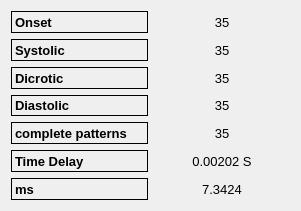
   <widget class="QWidget" name="gridLayoutWidget_4">
    <property name="geometry">
     <rect>
      <x>60</x>
      <y>710</y>
      <width>301</width>
      <height>211</height>
     </rect>
    </property>
    <property name="font">
     <font>
      <pointsize>10</pointsize>
     </font>
    </property>
    <layout class="QGridLayout" name="gridLayout_4">
     <item row="0" column="1">
      <widget class="QLabel" name="onset">
       <property name="font">
        <font>
         <pointsize>10</pointsize>
        </font>
       </property>
       <property name="frameShape">
        <enum>QFrame::NoFrame</enum>
       </property>
       <property name="text">
        <string>35</string>
       </property>
       <property name="alignment">
        <set>Qt::AlignCenter</set>
       </property>
      </widget>
     </item>
     <item row="0" column="0">
      <widget class="QLabel" name="label_15">
       <property name="font">
        <font>
         <pointsize>10</pointsize>
         <weight>75</weight>
         <bold>true</bold>
        </font>
       </property>
       <property name="frameShape">
        <enum>QFrame::Box</enum>
       </property>
       <property name="text">
        <string>Onset</string>
       </property>
       <property name="alignment">
        <set>Qt::AlignLeading|Qt::AlignLeft|Qt::AlignVCenter</set>
       </property>
      </widget>
     </item>
     <item row="2" column="0">
      <widget class="QLabel" name="label_22">
       <property name="font">
        <font>
         <pointsize>10</pointsize>
         <weight>75</weight>
         <bold>true</bold>
        </font>
       </property>
       <property name="frameShape">
        <enum>QFrame::Box</enum>
       </property>
       <property name="text">
        <string>Dicrotic</string>
       </property>
       <property name="alignment">
        <set>Qt::AlignLeading|Qt::AlignLeft|Qt::AlignVCenter</set>
       </property>
      </widget>
     </item>
     <item row="1" column="0">
      <widget class="QLabel" name="label_21">
       <property name="font">
        <font>
         <pointsize>10</pointsize>
         <weight>75</weight>
         <bold>true</bold>
        </font>
       </property>
       <property name="frameShape">
        <enum>QFrame::Box</enum>
       </property>
       <property name="text">
        <string>Systolic</string>
       </property>
       <property name="alignment">
        <set>Qt::AlignLeading|Qt::AlignLeft|Qt::AlignVCenter</set>
       </property>
      </widget>
     </item>
     <item row="4" column="0">
      <widget class="QLabel" name="label_26">
       <property name="font">
        <font>
         <pointsize>10</pointsize>
         <weight>75</weight>
         <bold>true</bold>
        </font>
       </property>
       <property name="frameShape">
        <enum>QFrame::Box</enum>
       </property>
       <property name="text">
        <string>complete patterns</string>
       </property>
       <property name="alignment">
        <set>Qt::AlignLeading|Qt::AlignLeft|Qt::AlignVCenter</set>
       </property>
      </widget>
     </item>
     <item row="3" column="0">
      <widget class="QLabel" name="label_23">
       <property name="font">
        <font>
         <pointsize>10</pointsize>
         <weight>75</weight>
         <bold>true</bold>
        </font>
       </property>
       <property name="frameShape">
        <enum>QFrame::Box</enum>
       </property>
       <property name="text">
        <string>Diastolic</string>
       </property>
       <property name="alignment">
        <set>Qt::AlignLeading|Qt::AlignLeft|Qt::AlignVCenter</set>
       </property>
      </widget>
     </item>
     <item row="5" column="0">
      <widget class="QLabel" name="label_34">
       <property name="font">
        <font>
         <pointsize>10</pointsize>
         <weight>75</weight>
         <bold>true</bold>
        </font>
       </property>
       <property name="frameShape">
        <enum>QFrame::Box</enum>
       </property>
       <property name="text">
        <string>Time Delay</string>
       </property>
       <property name="alignment">
        <set>Qt::AlignLeading|Qt::AlignLeft|Qt::AlignVCenter</set>
       </property>
      </widget>
     </item>
     <item row="6" column="0">
      <widget class="QLabel" name="label_41">
       <property name="font">
        <font>
         <pointsize>10</pointsize>
         <weight>75</weight>
         <bold>true</bold>
        </font>
       </property>
       <property name="frameShape">
        <enum>QFrame::Box</enum>
       </property>
       <property name="text">
        <string>ms</string>
       </property>
       <property name="alignment">
        <set>Qt::AlignLeading|Qt::AlignLeft|Qt::AlignVCenter</set>
       </property>
      </widget>
     </item>
     <item row="1" column="1">
      <widget class="QLabel" name="systolic">
       <property name="font">
        <font>
         <pointsize>10</pointsize>
        </font>
       </property>
       <property name="frameShape">
        <enum>QFrame::NoFrame</enum>
       </property>
       <property name="text">
        <string>35</string>
       </property>
       <property name="alignment">
        <set>Qt::AlignCenter</set>
       </property>
      </widget>
     </item>
     <item row="2" column="1">
      <widget class="QLabel" name="dicrotic">
       <property name="font">
        <font>
         <pointsize>10</pointsize>
        </font>
       </property>
       <property name="frameShape">
        <enum>QFrame::NoFrame</enum>
       </property>
       <property name="text">
        <string>35</string>
       </property>
       <property name="alignment">
        <set>Qt::AlignCenter</set>
       </property>
      </widget>
     </item>
     <item row="3" column="1">
      <widget class="QLabel" name="diastolic">
       <property name="font">
        <font>
         <pointsize>10</pointsize>
        </font>
       </property>
       <property name="frameShape">
        <enum>QFrame::NoFrame</enum>
       </property>
       <property name="text">
        <string>35</string>
       </property>
       <property name="alignment">
        <set>Qt::AlignCenter</set>
       </property>
      </widget>
     </item>
     <item row="4" column="1">
      <widget class="QLabel" name="complete">
       <property name="font">
        <font>
         <pointsize>10</pointsize>
        </font>
       </property>
       <property name="frameShape">
        <enum>QFrame::NoFrame</enum>
       </property>
       <property name="text">
        <string>35</string>
       </property>
       <property name="alignment">
        <set>Qt::AlignCenter</set>
       </property>
      </widget>
     </item>
     <item row="5" column="1">
      <widget class="QLabel" name="time_delay">
       <property name="font">
        <font>
         <pointsize>10</pointsize>
        </font>
       </property>
       <property name="frameShape">
        <enum>QFrame::NoFrame</enum>
       </property>
       <property name="text">
        <string>0.00202 S</string>
       </property>
       <property name="alignment">
        <set>Qt::AlignCenter</set>
       </property>
      </widget>
     </item>
     <item row="6" column="1">
      <widget class="QLabel" name="ms">
       <property name="font">
        <font>
         <pointsize>10</pointsize>
        </font>
       </property>
       <property name="frameShape">
        <enum>QFrame::NoFrame</enum>
       </property>
       <property name="text">
        <string>7.3424</string>
       </property>
       <property name="alignment">
        <set>Qt::AlignCenter</set>
       </property>
      </widget>
     </item>
    </layout>
   </widget>
